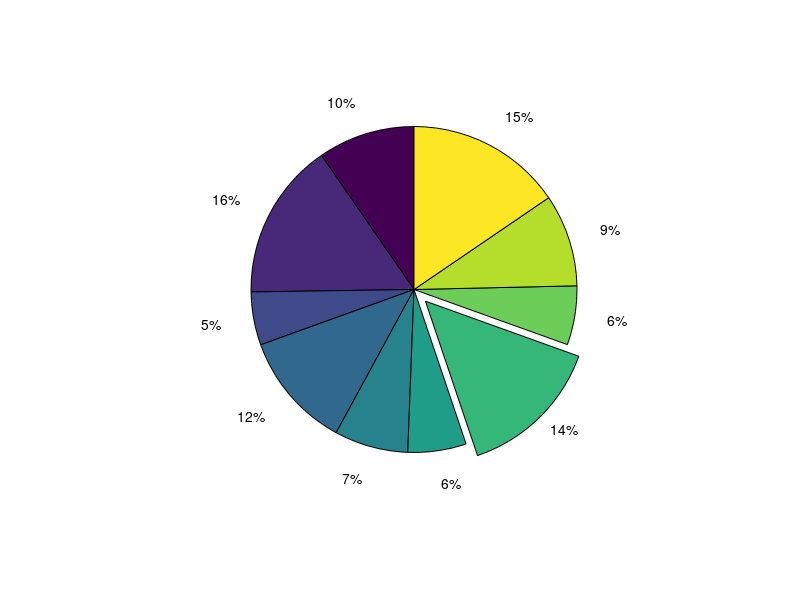

The MATLAB source for this figure: (Note: this script raises an error after producing the figure.)
% demo1

% 随机生成数据
X=.3+rand(1,10);
explode=0.*X;
explode(7)=1.5;
% 基础绘图
pieHdl=pie(X,explode);
% 修改配色
for i=1:2:length(pieHdl)
    % 一次只取一个颜色
    pieHdl(i).FaceColor=slanCL(1924,(i+1)/2);
    pieHdl(i+1).FontName='Cambria';
    pieHdl(i+1).FontSize=12;
end
% 添加图例
lgdHdl=legend();
lgdHdl.Location='best';
lgdHdl.NumColumns=2;
lgdHdl.FontName='Cambria';
lgdHdl.FontSize=11;